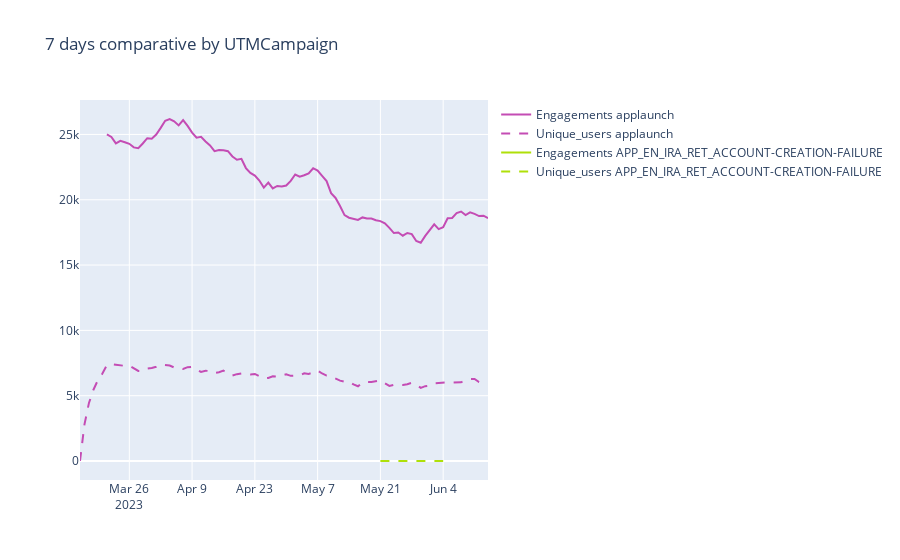

Write notebook code for a chart like this one.
### Code cell
plot_engagements_users_comparative_v2(rolled_v2.reset_index(), str(7) +' days', "UTMCampaign", ["applaunch","APP_EN_IRA_RET_ACCOUNT-CREATION-FAILURE"])
